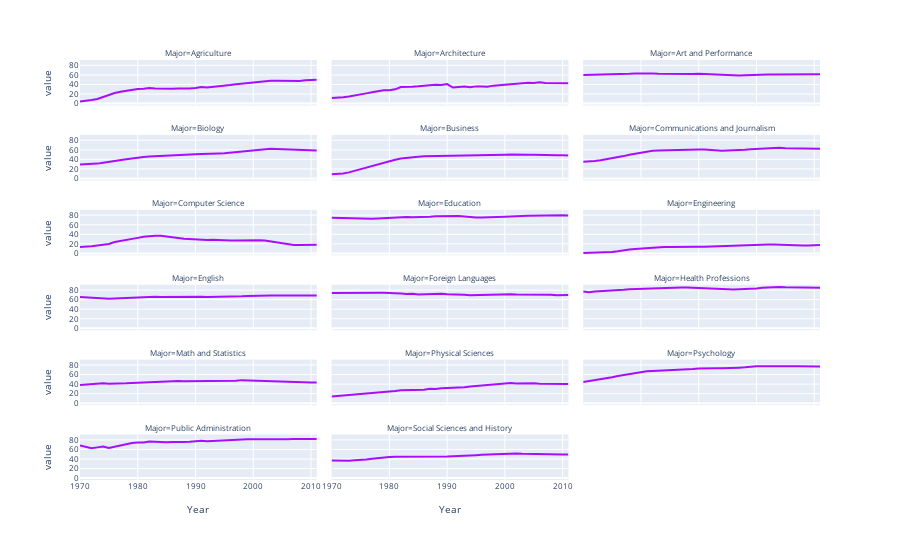

Here is the notebook cell this chart was saved with:
### Code cell
# In plotly, reshaping the array

df_melt = degree_gender_ratio.melt(id_vars='Year', var_name="Major", value_name='value', value_vars=[x for x in degree_gender_ratio.columns[1:]])
fig=px.line(df_melt, x='Year', y='value',facet_col="Major",facet_col_wrap = 3, color_discrete_sequence=px.colors.qualitative.Alphabet)
fig.update_layout(
    font_size=8
)

### Figure 1 — Plotly figure (JSON) as saved in the notebook; plotly's stock layout.template omitted (floating-point values rounded to 4 significant figures)
{"data": [{"hovertemplate": "Major=Agriculture<br>Year=%{x}<br>value=%{y}<extra></extra>", "legendgroup": "", "line": {"color": "#AA0DFE", "dash": "solid"}, "marker": {"symbol": "circle"}, "mode": "lines", "name": "", "orientation": "v", "showlegend": false, "type": "scatter", "x": [1970, 1971, 1972, 1973, 1974, 1975, 1976, 1977, 1978, 1979, 1980, 1981, 1982, 1983, 1984, 1985, 1986, 1987, 1988, 1989, 1990, 1991, 1992, 1993, 1994, 1995, 1996, 1997, 1998, 1999, 2000, 2001, 2002, 2003, 2004, 2005, 2006, 2007, 2008, 2009, 2010, 2011], "xaxis": "x16", "y": [4.23, 5.453, 7.421, 9.654, 14.07, 18.33, 22.25, 24.64, 27.15, 29.63, 30.76, 31.32, 32.64, 31.64, 31.09, 31.38, 31.2, 31.49, 31.09, 31.61, 32.7, 34.71, 33.93, 34.95, 36.03, 36.84, 38.97, 40.69, 41.91, 42.89, 45.06, 45.87, 47.13, 47.94, 47.89, 47.67, 46.79, 47.61, 47.57, 48.67, 48.73, 50.04], "yaxis": "y16"}, {"hovertemplate": "Major=Architecture<br>Year=%{x}<br>value=%{y}<extra></extra>", "legendgroup": "", "line": {"color": "#AA0DFE", "dash": "solid"}, "marker": {"symbol": "circle"}, "mode": "lines", "name": "", "orientation": "v", "showlegend": false, "type": "scatter", "x": [1970, 1971, 1972, 1973, 1974, 1975, 1976, 1977, 1978, 1979, 1980, 1981, 1982, 1983, 1984, 1985, 1986, 1987, 1988, 1989, 1990, 1991, 1992, 1993, 1994, 1995, 1996, 1997, 1998, 1999, 2000, 2001, 2002, 2003, 2004, 2005, 2006, 2007, 2008, 2009, 2010, 2011], "xaxis": "x17", "y": [11.92, 12.0, 13.21, 14.79, 17.44, 19.13, 21.39, 23.74, 25.85, 27.77, 28.08, 29.84, 34.82, 35.83, 35.45, 36.13, 37.24, 38.73, 39.4, 39.1, 40.82, 33.68, 35.2, 35.78, 34.43, 36.06, 35.93, 35.1, 37.6, 38.63, 40.02, 40.69, 41.13, 42.76, 43.47, 43.1, 44.5, 43.1, 42.71, 43.35, 42.07, 42.77], "yaxis": "y17"}, {"hovertemplate": "Major=Art and Performance<br>Year=%{x}<br>value=%{y}<extra></extra>", "legendgroup": "", "line": {"color": "#AA0DFE", "dash": "solid"}, "marker": {"symbol": "circle"}, "mode": "lines", "name": "", "orientation": "v", "showlegend": false, "type": "scatter", "x": [1970, 1971, 1972, 1973, 1974, 1975, 1976, 1977, 1978, 1979, 1980, 1981, 1982, 1983, 1984, 1985, 1986, 1987, 1988, 1989, 1990, 1991, 1992, 1993, 1994, 1995, 1996, 1997, 1998, 1999, 2000, 2001, 2002, 2003, 2004, 2005, 2006, 2007, 2008, 2009, 2010, 2011], "xaxis": "x18", "y": [59.7, 59.9, 60.4, 60.2, 61.9, 60.9, 61.3, 62, 62.5, 63.2, 63.4, 63.3, 63.1, 62.4, 62.1, 61.8, 62.1, 61.7, 61.7, 62, 62.6, 62.1, 61, 60.2, 59.4, 59.2, 58.6, 58.7, 59.1, 59.2, 59.2, 59.4, 60.9, 61.1, 61.3, 61.4, 61.6, 61.4, 60.7, 61, 61.3, 61.2], "yaxis": "y18"}, {"hovertemplate": "Major=Biology<br>Year=%{x}<br>value=%{y}<extra></extra>", "legendgroup": "", "line": {"color": "#AA0DFE", "dash": "solid"}, "marker": {"symbol": "circle"}, "mode": "lines", "name": "", "orientation": "v", "showlegend": false, "type": "scatter", "x": [1970, 1971, 1972, 1973, 1974, 1975, 1976, 1977, 1978, 1979, 1980, 1981, 1982, 1983, 1984, 1985, 1986, 1987, 1988, 1989, 1990, 1991, 1992, 1993, 1994, 1995, 1996, 1997, 1998, 1999, 2000, 2001, 2002, 2003, 2004, 2005, 2006, 2007, 2008, 2009, 2010, 2011], "xaxis": "x13", "y": [29.09, 29.39, 29.81, 31.15, 33.0, 34.45, 36.07, 38.33, 40.11, 42.07, 44.0, 45.25, 45.97, 46.71, 47.67, 47.91, 48.3, 50.21, 50.1, 50.77, 50.82, 51.47, 51.35, 51.12, 52.25, 52.6, 53.79, 55.0, 56.35, 58.23, 59.39, 60.71, 61.9, 62.17, 61.91, 61.5, 60.17, 59.41, 59.31, 58.49, 59.01, 58.74], "yaxis": "y13"}, {"hovertemplate": "Major=Business<br>Year=%{x}<br>value=%{y}<extra></extra>", "legendgroup": "", "line": {"color": "#AA0DFE", "dash": "solid"}, "marker": {"symbol": "circle"}, "mode": "lines", "name": "", "orientation": "v", "showlegend": false, "type": "scatter", "x": [1970, 1971, 1972, 1973, 1974, 1975, 1976, 1977, 1978, 1979, 1980, 1981, 1982, 1983, 1984, 1985, 1986, 1987, 1988, 1989, 1990, 1991, 1992, 1993, 1994, 1995, 1996, 1997, 1998, 1999, 2000, 2001, 2002, 2003, 2004, 2005, 2006, 2007, 2008, 2009, 2010, 2011], "xaxis": "x14", "y": [9.064, 9.503, 10.56, 12.8, 16.2, 19.69, 23.43, 27.16, 30.53, 33.62, 36.77, 39.27, 41.95, 43.54, 45.12, 45.75, 46.53, 46.69, 46.76, 46.78, 47.2, 47.22, 47.22, 47.64, 47.98, 48.57, 48.65, 48.56, 49.26, 49.81, 49.8, 50.28, 50.55, 50.35, 49.95, 49.79, 49.21, 49.0, 48.89, 48.84, 48.76, 48.18], "yaxis": "y14"}, {"hovertemplate": "Major=Communications and Journalism<br>Year=%{x}<br>value=%{y}<extra></extra>", "legendgroup": "", "line": {"color": "#AA0DFE", "dash": "solid"}, "marker": {"symbol": "circle"}, "mode": "lines", "name": "", "orientation": "v", "showlegend": false, "type": "scatter", "x": [1970, 1971, 1972, 1973, 1974, 1975, 1976, 1977, 1978, 1979, 1980, 1981, 1982, 1983, 1984, 1985, 1986, 1987, 1988, 1989, 1990, 1991, 1992, 1993, 1994, 1995, 1996, 1997, 1998, 1999, 2000, 2001, 2002, 2003, 2004, 2005, 2006, 2007, 2008, 2009, 2010, 2011], "xaxis": "x15", "y": [35.3, 35.5, 36.6, 38.4, 40.5, 41.5, 44.3, 46.9, 49.9, 52.3, 54.7, 56.4, 58, 58.6, 59.1, 59, 60, 60.2, 60.4, 60.5, 60.8, 60.8, 59.7, 58.7, 58.1, 58.8, 58.7, 60, 60, 61.2, 61.9, 63, 63.7, 64.6, 64.2, 63.4, 63, 62.5, 62.4, 62.8, 62.5, 62.2], "yaxis": "y15"}, {"hovertemplate": "Major=Computer Science<br>Year=%{x}<br>value=%{y}<extra></extra>", "legendgroup": "", "line": {"color": "#AA0DFE", "dash": "solid"}, "marker": {"symbol": "circle"}, "mode": "lines", "name": "", "orientation": "v", "showlegend": false, "type": "scatter", "x": [1970, 1971, 1972, 1973, 1974, 1975, 1976, 1977, 1978, 1979, 1980, 1981, 1982, 1983, 1984, 1985, 1986, 1987, 1988, 1989, 1990, 1991, 1992, 1993, 1994, 1995, 1996, 1997, 1998, 1999, 2000, 2001, 2002, 2003, 2004, 2005, 2006, 2007, 2008, 2009, 2010, 2011], "xaxis": "x10", "y": [13.6, 13.6, 14.9, 16.4, 18.9, 19.8, 23.9, 25.7, 28.1, 30.2, 32.5, 34.8, 36.3, 37.1, 36.8, 35.7, 34.7, 32.4, 30.8, 29.9, 29.4, 28.7, 28.2, 28.5, 28.5, 27.5, 27.1, 26.8, 27, 28.1, 27.7, 27.6, 27, 25.1, 22.2, 20.6, 18.6, 17.6, 17.8, 18.1, 17.6, 18.2], "yaxis": "y10"}, {"hovertemplate": "Major=Education<br>Year=%{x}<br>value=%{y}<extra></extra>", "legendgroup": "", "line": {"color": "#AA0DFE", "dash": "solid"}, "marker": {"symbol": "circle"}, "mode": "lines", "name": "", "orientation": "v", "showlegend": false, "type": "scatter", "x": [1970, 1971, 1972, 1973, 1974, 1975, 1976, 1977, 1978, 1979, 1980, 1981, 1982, 1983, 1984, 1985, 1986, 1987, 1988, 1989, 1990, 1991, 1992, 1993, 1994, 1995, 1996, 1997, 1998, 1999, 2000, 2001, 2002, 2003, 2004, 2005, 2006, 2007, 2008, 2009, 2010, 2011], "xaxis": "x11", "y": [74.54, 74.15, 73.55, 73.5, 73.34, 72.8, 72.17, 72.46, 73.19, 73.82, 74.98, 75.85, 75.84, 75.95, 75.87, 75.92, 76.14, 76.96, 77.63, 78.11, 78.87, 78.99, 78.44, 77.27, 75.81, 75.13, 75.04, 75.16, 75.49, 75.84, 76.69, 77.38, 78.64, 78.54, 78.65, 79.07, 78.69, 78.72, 79.2, 79.53, 79.62, 79.43], "yaxis": "y11"}, {"hovertemplate": "Major=Engineering<br>Year=%{x}<br>value=%{y}<extra></extra>", "legendgroup": "", "line": {"color": "#AA0DFE", "dash": "solid"}, "marker": {"symbol": "circle"}, "mode": "lines", "name": "", "orientation": "v", "showlegend": false, "type": "scatter", "x": [1970, 1971, 1972, 1973, 1974, 1975, 1976, 1977, 1978, 1979, 1980, 1981, 1982, 1983, 1984, 1985, 1986, 1987, 1988, 1989, 1990, 1991, 1992, 1993, 1994, 1995, 1996, 1997, 1998, 1999, 2000, 2001, 2002, 2003, 2004, 2005, 2006, 2007, 2008, 2009, 2010, 2011], "xaxis": "x12", "y": [0.8, 1, 1.2, 1.6, 2.2, 3.2, 4.5, 6.8, 8.4, 9.4, 10.3, 11.6, 12.4, 13.1, 13.5, 13.5, 13.9, 14, 13.9, 14.1, 14.1, 14, 14.5, 14.9, 15.7, 16.2, 16.7, 17, 17.8, 18.6, 18.4, 19, 18.7, 18.8, 18.2, 17.9, 16.8, 16.8, 16.5, 16.8, 17.2, 17.5], "yaxis": "y12"}, {"hovertemplate": "Major=English<br>Year=%{x}<br>value=%{y}<extra></extra>", "legendgroup": "", "line": {"color": "#AA0DFE", "dash": "solid"}, "marker": {"symbol": "circle"}, "mode": "lines", "name": "", "orientation": "v", "showlegend": false, "type": "scatter", "x": [1970, 1971, 1972, 1973, 1974, 1975, 1976, 1977, 1978, 1979, 1980, 1981, 1982, 1983, 1984, 1985, 1986, 1987, 1988, 1989, 1990, 1991, 1992, 1993, 1994, 1995, 1996, 1997, 1998, 1999, 2000, 2001, 2002, 2003, 2004, 2005, 2006, 2007, 2008, 2009, 2010, 2011], "xaxis": "x7", "y": [65.57, 64.56, 63.66, 62.94, 62.41, 61.65, 62.15, 62.72, 63.62, 65.09, 65.28, 65.84, 65.85, 65.92, 65.75, 65.8, 65.98, 66.71, 67.14, 67.02, 66.92, 66.24, 65.62, 65.73, 65.64, 65.94, 66.44, 66.79, 67.26, 67.82, 68.37, 68.58, 68.83, 68.89, 68.45, 68.57, 68.3, 67.87, 67.59, 67.97, 67.93, 68.43], "yaxis": "y7"}, {"hovertemplate": "Major=Foreign Languages<br>Year=%{x}<br>value=%{y}<extra></extra>", "legendgroup": "", "line": {"color": "#AA0DFE", "dash": "solid"}, "marker": {"symbol": "circle"}, "mode": "lines", "name": "", "orientation": "v", "showlegend": false, "type": "scatter", "x": [1970, 1971, 1972, 1973, 1974, 1975, 1976, 1977, 1978, 1979, 1980, 1981, 1982, 1983, 1984, 1985, 1986, 1987, 1988, 1989, 1990, 1991, 1992, 1993, 1994, 1995, 1996, 1997, 1998, 1999, 2000, 2001, 2002, 2003, 2004, 2005, 2006, 2007, 2008, 2009, 2010, 2011], "xaxis": "x8", "y": [73.8, 73.9, 74.6, 74.9, 75.3, 75, 74.4, 74.3, 74.3, 74.2, 74.1, 73.9, 72.7, 71.8, 72.1, 70.8, 71.2, 72, 72.3, 72.4, 71.2, 71.1, 71, 70, 69.1, 69.6, 69.7, 70, 70.1, 70.9, 70.9, 71.2, 70.5, 70.6, 70.8, 69.9, 69.6, 70.2, 70.2, 69.3, 69, 69.5], "yaxis": "y8"}, {"hovertemplate": "Major=Health Professions<br>Year=%{x}<br>value=%{y}<extra></extra>", "legendgroup": "", "line": {"color": "#AA0DFE", "dash": "solid"}, "marker": {"symbol": "circle"}, "mode": "lines", "name": "", "orientation": "v", "showlegend": false, "type": "scatter", "x": [1970, 1971, 1972, 1973, 1974, 1975, 1976, 1977, 1978, 1979, 1980, 1981, 1982, 1983, 1984, 1985, 1986, 1987, 1988, 1989, 1990, 1991, 1992, 1993, 1994, 1995, 1996, 1997, 1998, 1999, 2000, 2001, 2002, 2003, 2004, 2005, 2006, 2007, 2008, 2009, 2010, 2011], "xaxis": "x9", "y": [77.1, 75.5, 76.9, 77.4, 77.9, 78.9, 79.2, 80.5, 81.9, 82.3, 83.5, 84.1, 84.4, 84.6, 85.1, 85.3, 85.7, 85.5, 85.2, 84.6, 83.9, 83.5, 83, 82.4, 81.8, 81.5, 81.3, 81.9, 82.1, 83.5, 83.5, 85.1, 85.8, 86.5, 86.5, 86, 85.9, 85.4, 85.2, 85.1, 85, 84.8], "yaxis": "y9"}, {"hovertemplate": "Major=Math and Statistics<br>Year=%{x}<br>value=%{y}<extra></extra>", "legendgroup": "", "line": {"color": "#AA0DFE", "dash": "solid"}, "marker": {"symbol": "circle"}, "mode": "lines", "name": "", "orientation": "v", "showlegend": false, "type": "scatter", "x": [1970, 1971, 1972, 1973, 1974, 1975, 1976, 1977, 1978, 1979, 1980, 1981, 1982, 1983, 1984, 1985, 1986, 1987, 1988, 1989, 1990, 1991, 1992, 1993, 1994, 1995, 1996, 1997, 1998, 1999, 2000, 2001, 2002, 2003, 2004, 2005, 2006, 2007, 2008, 2009, 2010, 2011], "xaxis": "x4", "y": [38, 39, 40.2, 40.9, 41.8, 40.7, 41.5, 41.1, 41.6, 42.3, 42.8, 43.2, 44, 44.3, 46.2, 46.5, 46.7, 46.5, 46.2, 46.2, 47.3, 47, 47.4, 46.4, 47, 46.1, 46.4, 47, 48.3, 47.8, 48.2, 47, 45.7, 46, 44.7, 45.1, 44.1, 44.1, 43.3, 43.3, 43.1, 43.1], "yaxis": "y4"}, {"hovertemplate": "Major=Physical Sciences<br>Year=%{x}<br>value=%{y}<extra></extra>", "legendgroup": "", "line": {"color": "#AA0DFE", "dash": "solid"}, "marker": {"symbol": "circle"}, "mode": "lines", "name": "", "orientation": "v", "showlegend": false, "type": "scatter", "x": [1970, 1971, 1972, 1973, 1974, 1975, 1976, 1977, 1978, 1979, 1980, 1981, 1982, 1983, 1984, 1985, 1986, 1987, 1988, 1989, 1990, 1991, 1992, 1993, 1994, 1995, 1996, 1997, 1998, 1999, 2000, 2001, 2002, 2003, 2004, 2005, 2006, 2007, 2008, 2009, 2010, 2011], "xaxis": "x5", "y": [13.8, 14.9, 14.8, 16.5, 18.2, 19.1, 20, 21.3, 22.5, 23.7, 24.6, 25.7, 27.3, 27.6, 28, 27.5, 28.4, 30.4, 29.7, 31.3, 31.6, 32.6, 32.6, 33.6, 34.8, 35.9, 37.3, 38.3, 39.7, 40.2, 41, 42.2, 41.1, 41.7, 42.1, 41.6, 40.8, 40.7, 40.7, 40.7, 40.2, 40.1], "yaxis": "y5"}, {"hovertemplate": "Major=Psychology<br>Year=%{x}<br>value=%{y}<extra></extra>", "legendgroup": "", "line": {"color": "#AA0DFE", "dash": "solid"}, "marker": {"symbol": "circle"}, "mode": "lines", "name": "", "orientation": "v", "showlegend": false, "type": "scatter", "x": [1970, 1971, 1972, 1973, 1974, 1975, 1976, 1977, 1978, 1979, 1980, 1981, 1982, 1983, 1984, 1985, 1986, 1987, 1988, 1989, 1990, 1991, 1992, 1993, 1994, 1995, 1996, 1997, 1998, 1999, 2000, 2001, 2002, 2003, 2004, 2005, 2006, 2007, 2008, 2009, 2010, 2011], "xaxis": "x6", "y": [44.4, 46.2, 47.6, 50.4, 52.6, 54.5, 56.9, 59, 61.3, 63.3, 65.1, 66.9, 67.5, 67.9, 68.2, 69, 69, 70.1, 70.9, 71.6, 72.6, 73.2, 73.2, 73.1, 72.9, 73, 73.9, 74.4, 75.1, 76.5, 77.5, 77.5, 77.7, 77.8, 77.8, 77.5, 77.4, 77.1, 77.2, 77.1, 77, 76.7], "yaxis": "y6"}, {"hovertemplate": "Major=Public Administration<br>Year=%{x}<br>value=%{y}<extra></extra>", "legendgroup": "", "line": {"color": "#AA0DFE", "dash": "solid"}, "marker": {"symbol": "circle"}, "mode": "lines", "name": "", "orientation": "v", "showlegend": false, "type": "scatter", "x": [1970, 1971, 1972, 1973, 1974, 1975, 1976, 1977, 1978, 1979, 1980, 1981, 1982, 1983, 1984, 1985, 1986, 1987, 1988, 1989, 1990, 1991, 1992, 1993, 1994, 1995, 1996, 1997, 1998, 1999, 2000, 2001, 2002, 2003, 2004, 2005, 2006, 2007, 2008, 2009, 2010, 2011], "xaxis": "x", "y": [68.4, 65.5, 62.6, 64.3, 66.1, 63, 65.6, 69.3, 71.5, 73.3, 74.6, 74.7, 76.8, 76.1, 75.9, 75, 75.7, 76.4, 75.6, 76, 77.6, 78.2, 77.3, 78, 78.8, 78.8, 79.8, 81, 81.3, 81.1, 81.1, 80.9, 81.3, 81.5, 80.7, 81.2, 81.2, 82.1, 81.7, 82, 81.7, 81.9], "yaxis": "y"}, {"hovertemplate": "Major=Social Sciences and History<br>Year=%{x}<br>value=%{y}<extra></extra>", "legendgroup": "", "line": {"color": "#AA0DFE", "dash": "solid"}, "marker": {"symbol": "circle"}, "mode": "lines", "name": "", "orientation": "v", "showlegend": false, "type": "scatter", "x": [1970, 1971, 1972, 1973, 1974, 1975, 1976, 1977, 1978, 1979, 1980, 1981, 1982, 1983, 1984, 1985, 1986, 1987, 1988, 1989, 1990, 1991, 1992, 1993, 1994, 1995, 1996, 1997, 1998, 1999, 2000, 2001, 2002, 2003, 2004, 2005, 2006, 2007, 2008, 2009, 2010, 2011], "xaxis": "x2", "y": [36.8, 36.2, 36.1, 36.4, 37.3, 37.7, 39.2, 40.5, 41.8, 43.6, 44.2, 44.6, 44.6, 44.1, 44.1, 43.8, 44, 43.9, 44.4, 44.2, 45.1, 45.5, 45.8, 46.1, 46.8, 47.9, 48.7, 49.2, 50.5, 51.2, 51.8, 51.7, 51.5, 50.9, 50.5, 50, 49.8, 49.3, 49.4, 49.4, 49.3, 49.2], "yaxis": "y2"}], "layout": {"annotations": [{"font": {}, "showarrow": false, "text": "Major=Public Administration", "x": 0.16, "xanchor": "center", "xref": "paper", "y": 0.1083, "yanchor": "bottom", "yref": "paper"}, {"font": {}, "showarrow": false, "text": "Major=Social Sciences and History", "x": 0.5, "xanchor": "center", "xref": "paper", "y": 0.1083, "yanchor": "bottom", "yref": "paper"}, {"font": {}, "showarrow": false, "text": "Major=Math and Statistics", "x": 0.16, "xanchor": "center", "xref": "paper", "y": 0.2867, "yanchor": "bottom", "yref": "paper"}, {"font": {}, "showarrow": false, "text": "Major=Physical Sciences", "x": 0.5, "xanchor": "center", "xref": "paper", "y": 0.2867, "yanchor": "bottom", "yref": "paper"}, {"font": {}, "showarrow": false, "text": "Major=Psychology", "x": 0.84, "xanchor": "center", "xref": "paper", "y": 0.2867, "yanchor": "bottom", "yref": "paper"}, {"font": {}, "showarrow": false, "text": "Major=English", "x": 0.16, "xanchor": "center", "xref": "paper", "y": 0.465, "yanchor": "bottom", "yref": "paper"}, {"font": {}, "showarrow": false, "text": "Major=Foreign Languages", "x": 0.5, "xanchor": "center", "xref": "paper", "y": 0.465, "yanchor": "bottom", "yref": "paper"}, {"font": {}, "showarrow": false, "text": "Major=Health Professions", "x": 0.84, "xanchor": "center", "xref": "paper", "y": 0.465, "yanchor": "bottom", "yref": "paper"}, {"font": {}, "showarrow": false, "text": "Major=Computer Science", "x": 0.16, "xanchor": "center", "xref": "paper", "y": 0.6433, "yanchor": "bottom", "yref": "paper"}, {"font": {}, "showarrow": false, "text": "Major=Education", "x": 0.5, "xanchor": "center", "xref": "paper", "y": 0.6433, "yanchor": "bottom", "yref": "paper"}, {"font": {}, "showarrow": false, "text": "Major=Engineering", "x": 0.84, "xanchor": "center", "xref": "paper", "y": 0.6433, "yanchor": "bottom", "yref": "paper"}, {"font": {}, "showarrow": false, "text": "Major=Biology", "x": 0.16, "xanchor": "center", "xref": "paper", "y": 0.8217, "yanchor": "bottom", "yref": "paper"}, {"font": {}, "showarrow": false, "text": "Major=Business", "x": 0.5, "xanchor": "center", "xref": "paper", "y": 0.8217, "yanchor": "bottom", "yref": "paper"}, {"font": {}, "showarrow": false, "text": "Major=Communications and Journalism", "x": 0.84, "xanchor": "center", "xref": "paper", "y": 0.8217, "yanchor": "bottom", "yref": "paper"}, {"font": {}, "showarrow": false, "text": "Major=Agriculture", "x": 0.16, "xanchor": "center", "xref": "paper", "y": 1.0, "yanchor": "bottom", "yref": "paper"}, {"font": {}, "showarrow": false, "text": "Major=Architecture", "x": 0.5, "xanchor": "center", "xref": "paper", "y": 1.0, "yanchor": "bottom", "yref": "paper"}, {"font": {}, "showarrow": false, "text": "Major=Art and Performance", "x": 0.84, "xanchor": "center", "xref": "paper", "y": 1.0, "yanchor": "bottom", "yref": "paper"}], "font": {"size": 8}, "legend": {"tracegroupgap": 0}, "margin": {"t": 60}, "xaxis": {"anchor": "y", "domain": [0, 0.32], "title": {"text": "Year"}}, "xaxis10": {"anchor": "y10", "domain": [0, 0.32], "matches": "x", "showticklabels": false}, "xaxis11": {"anchor": "y11", "domain": [0.34, 0.66], "matches": "x", "showticklabels": false}, "xaxis12": {"anchor": "y12", "domain": [0.68, 1.0], "matches": "x", "showticklabels": false}, "xaxis13": {"anchor": "y13", "domain": [0, 0.32], "matches": "x", "showticklabels": false}, "xaxis14": {"anchor": "y14", "domain": [0.34, 0.66], "matches": "x", "showticklabels": false}, "xaxis15": {"anchor": "y15", "domain": [0.68, 1.0], "matches": "x", "showticklabels": false}, "xaxis16": {"anchor": "y16", "domain": [0, 0.32], "matches": "x", "showticklabels": false}, "xaxis17": {"anchor": "y17", "domain": [0.34, 0.66], "matches": "x", "showticklabels": false}, "xaxis18": {"anchor": "y18", "domain": [0.68, 1.0], "matches": "x", "showticklabels": false}, "xaxis2": {"anchor": "y2", "domain": [0.34, 0.66], "matches": "x", "title": {"text": "Year"}}, "xaxis3": {"anchor": "y3", "domain": [0.68, 1.0], "matches": "x", "title": {"text": "Year"}}, "xaxis4": {"anchor": "y4", "domain": [0, 0.32], "matches": "x", "showticklabels": false}, "xaxis5": {"anchor": "y5", "domain": [0.34, 0.66], "matches": "x", "showticklabels": false}, "xaxis6": {"anchor": "y6", "domain": [0.68, 1.0], "matches": "x", "showticklabels": false}, "xaxis7": {"anchor": "y7", "domain": [0, 0.32], "matches": "x", "showticklabels": false}, "xaxis8": {"anchor": "y8", "domain": [0.34, 0.66], "matches": "x", "showticklabels": false}, "xaxis9": {"anchor": "y9", "domain": [0.68, 1.0], "matches": "x", "showticklabels": false}, "yaxis": {"anchor": "x", "domain": [0, 0.1083], "title": {"text": "value"}}, "yaxis10": {"anchor": "x10", "domain": [0.535, 0.6433], "matches": "y", "title": {"text": "value"}}, "yaxis11": {"anchor": "x11", "domain": [0.535, 0.6433], "matches": "y", "showticklabels": false}, "yaxis12": {"anchor": "x12", "domain": [0.535, 0.6433], "matches": "y", "showticklabels": false}, "yaxis13": {"anchor": "x13", "domain": [0.7133, 0.8217], "matches": "y", "title": {"text": "value"}}, "yaxis14": {"anchor": "x14", "domain": [0.7133, 0.8217], "matches": "y", "showticklabels": false}, "yaxis15": {"anchor": "x15", "domain": [0.7133, 0.8217], "matches": "y", "showticklabels": false}, "yaxis16": {"anchor": "x16", "domain": [0.8917, 1.0], "matches": "y", "title": {"text": "value"}}, "yaxis17": {"anchor": "x17", "domain": [0.8917, 1.0], "matches": "y", "showticklabels": false}, "yaxis18": {"anchor": "x18", "domain": [0.8917, 1.0], "matches": "y", "showticklabels": false}, "yaxis2": {"anchor": "x2", "domain": [0, 0.1083], "matches": "y", "showticklabels": false}, "yaxis3": {"anchor": "x3", "domain": [0, 0.1083], "matches": "y", "showticklabels": false}, "yaxis4": {"anchor": "x4", "domain": [0.1783, 0.2867], "matches": "y", "title": {"text": "value"}}, "yaxis5": {"anchor": "x5", "domain": [0.1783, 0.2867], "matches": "y", "showticklabels": false}, "yaxis6": {"anchor": "x6", "domain": [0.1783, 0.2867], "matches": "y", "showticklabels": false}, "yaxis7": {"anchor": "x7", "domain": [0.3567, 0.465], "matches": "y", "title": {"text": "value"}}, "yaxis8": {"anchor": "x8", "domain": [0.3567, 0.465], "matches": "y", "showticklabels": false}, "yaxis9": {"anchor": "x9", "domain": [0.3567, 0.465], "matches": "y", "showticklabels": false}}}
